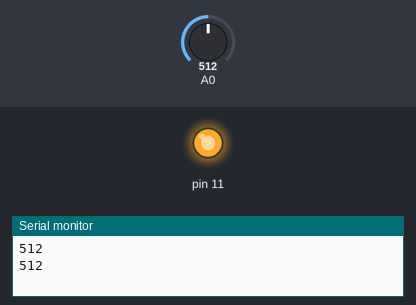
Bench run of a sketch on a simulated Arduino Uno, built with avr-gcc and run on an emulated ATmega328P. On the bench: output pins drawn as LEDs (lit = HIGH), the last lines printed to the serial monitor. Inputs (shaded band) come from the test bench; at power-on: A0 = 512.

Above: at 1.2 s.
1.3 s: A0 set to 0
At 2.7 s:
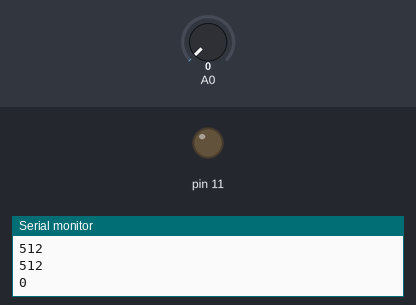
3.5 s: A0 set to 122
At 5.4 s:
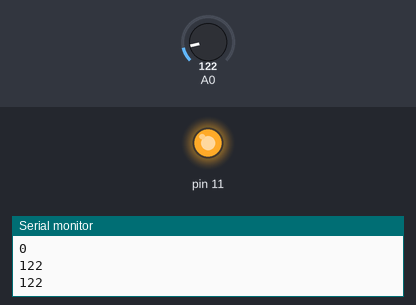
Timing chart, 0 to 6.9 s (numbered marks = the images above; inputs shaded):
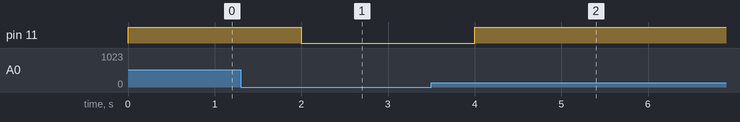

Measured:
- after the input at 1.3 s, pin 11: HIGH → LOW after 0.70 s
- after the input at 3.5 s, pin 11: LOW → HIGH after 0.50 s

The sketch:

03Light.ino
```cpp
/*
 * Generated using BlocklyDuino:
 *
 * https://github.com/MediaTek-Labs/BlocklyDuino-for-LinkIt
 *
 * Date: Thu, 24 Sep 2020 01:30:02 GMT
 */


void setup()
{
  Serial.begin(9600);


  pinMode(11, OUTPUT);
}


void loop()
{
  // 晚上自動開燈
Serial.println(analogRead(A0));
  if (analogRead(A0) > 0) {
    digitalWrite(11, HIGH);
    // 避免LED閃爍
    delay(1000);

  } else {
    digitalWrite(11, LOW);
    delay(1000);

  }
}
```
